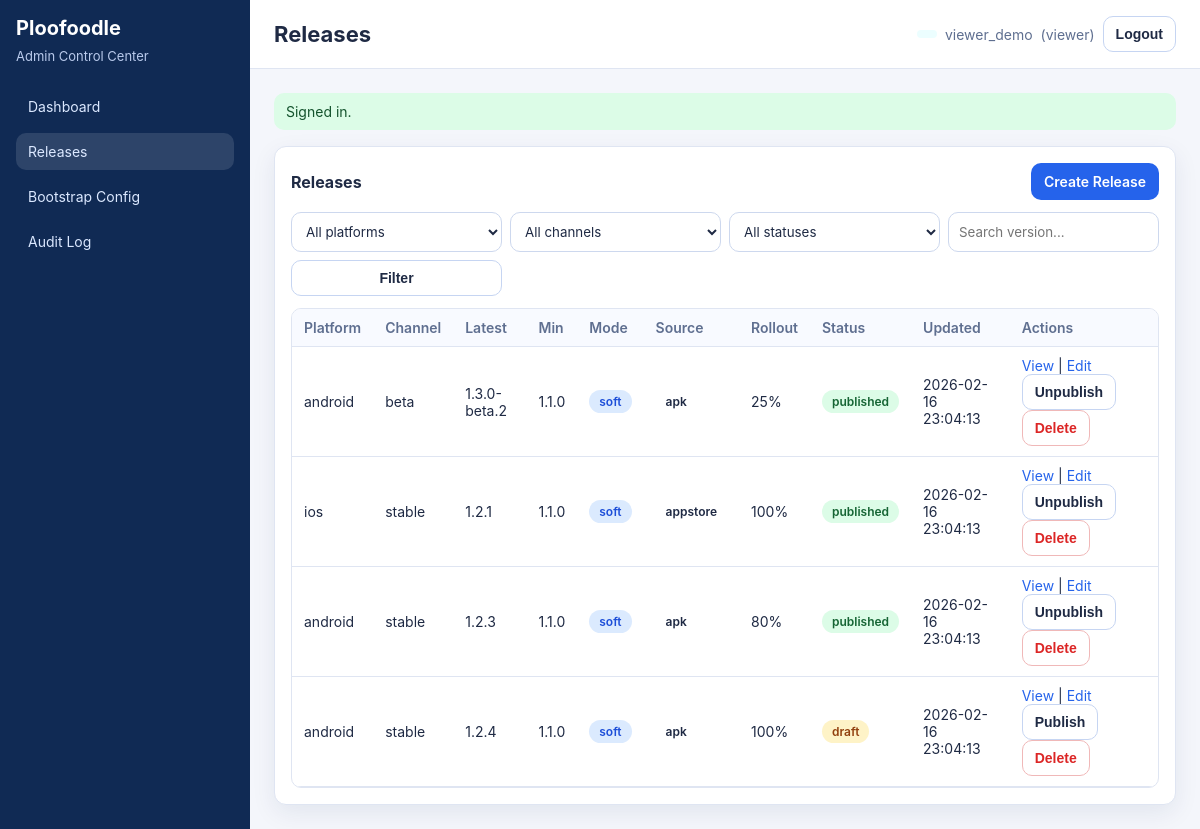
The page /index.php?_route=/admin/releases (signed in) on the database its author committed.
### tables this page shows
CREATE TABLE IF NOT EXISTS admin_update_manifest (
  id BIGINT UNSIGNED AUTO_INCREMENT PRIMARY KEY,
  platform VARCHAR(20) NOT NULL DEFAULT 'android',
  channel VARCHAR(30) NOT NULL DEFAULT 'stable',
  status ENUM('draft','published') NOT NULL DEFAULT 'draft',
  schema_version INT UNSIGNED NOT NULL DEFAULT 1,
  latest_version VARCHAR(32) NOT NULL,
  min_supported_version VARCHAR(32) NOT NULL,
  update_mode ENUM('soft','hard') NOT NULL DEFAULT 'soft',
  update_source ENUM('apk','play','appstore','web') NOT NULL DEFAULT 'apk',
  download_url VARCHAR(500) NOT NULL,
  distribution_url VARCHAR(500) NULL,
  release_notes_url VARCHAR(500) NULL,
  sha256 VARCHAR(128) NULL,
  rollout_percent TINYINT UNSIGNED NOT NULL DEFAULT 100,
  cache_ttl_seconds INT UNSIGNED NOT NULL DEFAULT 3600,
  etag VARCHAR(64) NOT NULL,
  updated_by BIGINT UNSIGNED NULL,
  published_at TIMESTAMP NULL DEFAULT NULL,
  created_at TIMESTAMP NOT NULL DEFAULT CURRENT_TIMESTAMP,
  updated_at TIMESTAMP NOT NULL DEFAULT CURRENT_TIMESTAMP ON UPDATE CURRENT_TIMESTAMP,
  KEY idx_aum_platform_channel_status (platform, channel, status),
  KEY idx_aum_updated_at (updated_at),
  UNIQUE KEY uq_aum_draft (platform, channel, status),
  CONSTRAINT fk_aum_updated_by FOREIGN KEY (updated_by) REFERENCES admin_users(id)
    ON DELETE SET NULL
);

### src/Controllers/BaseController.php (called while the page is built, shortened)
<?php
abstract class BaseController
{
    protected function render(string $viewFile, array $vars = []): void
    {
        $viewPath = PLOO_BASE_PATH . '/src/Views/' . $viewFile;
        extract($vars, EXTR_SKIP);
        require $viewPath;
    }
}

### src/Controllers/AdminReleaseController.php (called while the page is built, shortened)
<?php
final class AdminReleaseController extends BaseController
{
    public function index(): void
    {
        $user = (new RequireAdminAuth())->handle();
        $filters = [
            'platform' => (string)($this->request->query('platform', '') ?? ''),
            'channel' => (string)($this->request->query('channel', '') ?? ''),
            'status' => (string)($this->request->query('status', '') ?? ''),
            'q' => (string)($this->request->query('q', '') ?? ''),
        ];
        $rows = [];
        try {
            $rows = (new UpdateManifestRepository(Db::pdo()))->list($filters);
        } catch (\Throwable $e) {
            \ploo_flash('error', 'Release manifest table not available yet.');
        }
        $this->render('admin/releases/index.php', [
            'user' => $user,
            'flash' => \ploo_take_flash(),
            'csrfToken' => \ploo_csrf_token(),
            'rows' => $rows,
            'filters' => $filters,
            'allowedPlatforms' => ploo_config('app')['allowed_platforms'] ?? ['android'],
            'allowedChannels' => ploo_config('app')['allowed_channels'] ?? ['stable'],
        ]);
    }
}

### src/Core/Router.php (called while the page is built, shortened)
<?php
final class Router
{
    private array $routes = [];
    public function get(string $path, array $handler): void
    {
        $this->routes['GET'][$path] = $handler;
    }
    public function post(string $path, array $handler): void
    {
        $this->routes['POST'][$path] = $handler;
    }
    public function dispatch(): void
    {
        $request = new Request();
        $response = new Response();
        $method = $request->method();
        $path = rtrim($request->path(), '/') ?: '/';
        $handler = $this->routes[$method][$path] ?? null;
        try {
            [$class, $action] = $handler;
            $controller = new $class($request, $response);
            $controller->{$action}();
        } catch (\Throwable $e) {
            $response->json(['success' => false, 'error' => 'Internal server error'], 500);
        }
    }
}

### public/index.php (called while the page is built, shortened)
<?php
require_once __DIR__ . '/../src/bootstrap.php';
$router = new Router();
$router->get('/', [AdminDashboardController::class, 'index']);
$router->get('/admin', [AdminDashboardController::class, 'index']);
$router->get('/auth/login', [AuthController::class, 'showLogin']);
$router->post('/auth/login', [AuthController::class, 'login']);
$router->post('/auth/logout', [AuthController::class, 'logout']);
$router->get('/admin/config', [AdminConfigController::class, 'index']);
$router->post('/admin/config', [AdminConfigController::class, 'saveOrPublish']);
$router->post('/admin/config/save-draft', [AdminConfigController::class, 'saveDraft']);
$router->post('/admin/config/publish', [AdminConfigController::class, 'publish']);
$router->post('/admin/config/reset-draft', [AdminConfigController::class, 'resetDraft']);
$router->post('/admin/config/delete-draft', [AdminConfigController::class, 'deleteDraft']);
$router->get('/admin/releases', [AdminReleaseController::class, 'index']);
$router->post('/admin/releases', [AdminReleaseController::class, 'saveOrPublish']);
$router->get('/admin/releases/create', [AdminReleaseController::class, 'create']);
$router->get('/admin/releases/view', [AdminReleaseController::class, 'view']);
$router->get('/admin/releases/edit', [AdminReleaseController::class, 'edit']);
$router->post('/admin/releases/publish', [AdminReleaseController::class, 'publish']);
$router->post('/admin/releases/unpublish', [AdminReleaseController::class, 'unpublish']);
$router->post('/admin/releases/delete', [AdminReleaseController::class, 'delete']);
$router->get('/admin/audit', [AdminAuditController::class, 'index']);
$router->get('/admin/audit/view', [AdminAuditController::class, 'view']);
$router->get('/mobile/bootstrap', [MobileBootstrapController::class, 'show']);
$router->get('/mobile/update', [MobileUpdateController::class, 'show']);
$router->get('/health', [HealthController::class, 'show']);
$router->dispatch();

### src/bootstrap.php (called while the page is built, shortened)
<?php
spl_autoload_register(static function (string $class): void {
    $prefix = 'Ploofoodle\\';
    $relative = substr($class, strlen($prefix));
    $path = PLOO_BASE_PATH . '/src/' . str_replace('\\', '/', $relative) . '.php';
});
$GLOBALS['ploo_config'] = [
    'app' => require PLOO_BASE_PATH . '/config/app.php',
    'db' => require PLOO_BASE_PATH . '/config/db.php',
    'auth' => require PLOO_BASE_PATH . '/config/auth.php',
];
function ploo_config(string $group): array
{
    return $GLOBALS['ploo_config'][$group] ?? [];
}
function ploo_base_path(): string
{
    $configured = trim((string)(ploo_config('app')['base_path'] ?? ''));
    $scriptName = (string)($_SERVER['SCRIPT_NAME'] ?? '/index.php');
    $base = rtrim(str_replace('\\', '/', dirname($scriptName)), '/');
    return $base === '' ? '' : $base;
}
function ploo_route_url(string $route, array $query = []): string
{
    $query = array_merge(['_route' => $route], $query);
    return ploo_base_path() . '/index.php?' . http_build_query($query);
}

### src/Core/Db.php (called while the page is built, shortened)
<?php
final class Db
{
    private static array $config = [];
    private static ?PDO $pdo = null;
    public static function configure(array $config): void
    {
        self::$config = $config;
    }
    public static function pdo(): PDO
    {
        $host = self::$config['host'] ?? '127.0.0.1';
        $port = (int)(self::$config['port'] ?? 3306);
        $name = self::$config['name'] ?? 'up-skill';
        $user = self::$config['user'] ?? 'root';
        $pass = self::$config['pass'] ?? '';
        $charset = self::$config['charset'] ?? 'utf8mb4';
        $dsn = sprintf('mysql:host=%s;port=%d;dbname=%s;charset=%s', $host, $port, $name, $charset);
        self::$pdo = new PDO($dsn, $user, $pass, [
            PDO::ATTR_ERRMODE => PDO::ERRMODE_EXCEPTION,
            PDO::ATTR_DEFAULT_FETCH_MODE => PDO::FETCH_ASSOC,
            PDO::ATTR_EMULATE_PREPARES => false,
        ]);
        return self::$pdo;
    }
}

### src/Core/Request.php (called while the page is built, shortened)
<?php
final class Request
{
    public function query(string $key, ?string $default = null): ?string
    {
        $value = $_GET[$key] ?? null;
        if ($value === null || $value === '') {
            return $default;
        }
        return trim((string)$value);
    }
}

### src/Repositories/UpdateManifestRepository.php (called while the page is built, shortened)
<?php
final class UpdateManifestRepository
{
    public function list(array $filters = []): array
    {
        $sql = 'SELECT * FROM admin_update_manifest WHERE 1=1';
        $params = [];
        $sql .= ' ORDER BY updated_at DESC, id DESC';
        $stmt = $this->pdo->prepare($sql);
        $stmt->execute($params);
        $rows = $stmt->fetchAll();
        return is_array($rows) ? $rows : [];
    }
}

### src/Views/admin/releases/index.php (the view, shortened to what this page needs)
<?php
$rows = $rows ?? [];
$filters = $filters ?? ['platform' => '', 'channel' => '', 'status' => '', 'q' => ''];
?>
<section class="card">
  <div class="card-head">
    <h3>Releases</h3>
    <a class="btn primary" href="<?= htmlspecialchars(ploo_route_url('/admin/releases/create'), ENT_QUOTES, 'UTF-8') ?>">Create Release</a>
  </div>
  <form method="get" action="<?= htmlspecialchars(ploo_route_url('/admin/releases'), ENT_QUOTES, 'UTF-8') ?>" class="filters">
    <select name="platform">
      <option value="">All platforms</option>
    </select>
    <select name="channel">
      <option value="">All channels</option>
    </select>
    <select name="status">
      <option value="">All statuses</option>
    </select>
    <input type="text" name="q" value="<?= htmlspecialchars((string)($filters['q'] ?? ''), ENT_QUOTES, 'UTF-8') ?>" placeholder="Search version..." />
    <button class="btn secondary" type="submit">Filter</button>
  </form>
  <div class="table-wrap">
    <table>
      <thead>
        <tr>
          <th>Platform</th><th>Channel</th><th>Latest</th><th>Min</th><th>Mode</th><th>Source</th><th>Rollout</th><th>Status</th><th>Updated</th><th>Actions</th>
        </tr>
      </thead>
      <tbody>
      <?php if (empty($rows)): ?>
        <tr><td colspan="10" class="muted">No manifests found.</td></tr>
      <?php else: foreach ($rows as $r): ?>
        <tr>
          <td><?= htmlspecialchars((string)$r['platform'], ENT_QUOTES, 'UTF-8') ?></td>
          <td><?= htmlspecialchars((string)$r['channel'], ENT_QUOTES, 'UTF-8') ?></td>
          <td><?= htmlspecialchars((string)$r['latest_version'], ENT_QUOTES, 'UTF-8') ?></td>
          <td><?= htmlspecialchars((string)$r['min_supported_version'], ENT_QUOTES, 'UTF-8') ?></td>
          <td><span class="badge <?= htmlspecialchars((string)$r['update_mode'], ENT_QUOTES, 'UTF-8') ?>"><?= htmlspecialchars((string)$r['update_mode'], ENT_QUOTES, 'UTF-8') ?></span></td>
          <td><span class="badge info"><?= htmlspecialchars((string)($r['update_source'] ?? 'apk'), ENT_QUOTES, 'UTF-8') ?></span></td>
          <td><?= (int)$r['rollout_percent'] ?>%</td>
          <td><span class="badge <?= htmlspecialchars((string)$r['status'], ENT_QUOTES, 'UTF-8') ?>"><?= htmlspecialchars((string)$r['status'], ENT_QUOTES, 'UTF-8') ?></span></td>
          <td><?= htmlspecialchars((string)$r['updated_at'], ENT_QUOTES, 'UTF-8') ?></td>
          <td>
            <a href="<?= htmlspecialchars(ploo_route_url('/admin/releases/view', ['id' => (int)$r['id']]), ENT_QUOTES, 'UTF-8') ?>">View</a>
            |
            <a href="<?= htmlspecialchars(ploo_route_url('/admin/releases/edit', ['id' => (int)$r['id']]), ENT_QUOTES, 'UTF-8') ?>">Edit</a>
            <form method="post" action="<?= htmlspecialchars(ploo_route_url('/admin/releases/' . ($r['status'] === 'published' ? 'unpublish' : 'publish')), ENT_QUOTES, 'UTF-8') ?>" style="display:inline" onsubmit="return confirm('Apply action for this manifest?');">
              <button class="btn secondary" type="submit"><?= $r['status'] === 'published' ? 'Unpublish' : 'Publish' ?></button>
            </form>
            <form method="post" action="<?= htmlspecialchars(ploo_route_url('/admin/releases/delete'), ENT_QUOTES, 'UTF-8') ?>" style="display:inline" onsubmit="return confirm('Delete this manifest row?');">
              <button class="btn danger" type="submit">Delete</button>
            </form>
          </td>
        </tr>
      <?php endforeach; endif; ?>
      </tbody>
    </table>
  </div>
</section>
<?php
require PLOO_BASE_PATH . '/src/Views/layout.php';

### public/assets/admin.css (style rules this page uses)
:root { --bg: #f4f6fb; --surface: #ffffff; --surface-muted: #f8faff; --text: #1f2a44; --text-muted: #5f6f90; --primary: #2563eb; --primary-600: #1d4ed8; --danger: #dc2626; --warning: #d97706; --success: #16a34a; --border: #dfe5f2; --shadow: 0 8px 24px rgba(16, 42, 84, 0.08); --radius: 12px; --space-1: 4px; --space-2: 8px; --space-3: 12px; --space-4: 16px; --space-5: 24px; --space-6: 32px; --font: Inter, Segoe UI, Roboto, Arial, sans-serif; }
* { box-sizing: border-box; }
body { margin: 0; font-family: var(--font); background: var(--bg); color: var(--text); }
a { color: var(--primary); text-decoration: none; }
.card { background: var(--surface); border: 1px solid var(--border); border-radius: var(--radius); box-shadow: var(--shadow); padding: var(--space-4); }
.card-head { display: flex; justify-content: space-between; align-items: center; gap: var(--space-2); margin-bottom: var(--space-3); }
.card-head h3 { margin: 0; font-size: 16px; }
.table-wrap { overflow: auto; border: 1px solid var(--border); border-radius: 10px; }
table { width: 100%; border-collapse: collapse; font-size: 14px; }
th, td { padding: 10px 12px; border-bottom: 1px solid var(--border); text-align: left; }
th { background: var(--surface-muted); font-weight: 600; color: var(--text-muted); }
input, select, textarea { width: 100%; border: 1px solid #cdd8ee; border-radius: 10px; padding: 10px; background: #fff; color: var(--text); font-family: var(--font); }
.btn { border: 1px solid transparent; border-radius: 10px; padding: 9px 12px; cursor: pointer; font-weight: 600; font-size: 14px; background: var(--surface-muted); color: var(--text); }
.btn.primary { background: var(--primary); color: #fff; }
.btn.secondary { background: #fff; border-color: #c6d5f2; }
.btn.danger { background: #fff; border-color: #f0b8b8; color: var(--danger); }
.badge { display: inline-flex; align-items: center; border-radius: 999px; padding: 4px 10px; font-size: 12px; font-weight: 600; }
.badge.published { background: #dcfce7; color: #166534; }
.badge.draft { background: #fef3c7; color: #92400e; }
.badge.soft { background: #dbeafe; color: #1d4ed8; }
.filters { display: grid; grid-template-columns: repeat(4, minmax(160px, 1fr)); gap: var(--space-2); margin-bottom: var(--space-3); }

### rows shown on the page
admin_update_manifest: platform "android", channel "beta", latest_version "1.3.0-beta.2", min_supported_version "1.1.0", update_mode "soft", update_source "apk", rollout_percent "25", status "published", updated_at "2026-02-16 23:04:13", shows "Unpublish"
admin_update_manifest: platform "ios", channel "stable", latest_version "1.2.1", min_supported_version "1.1.0", update_mode "soft", update_source "appstore", rollout_percent "100", status "published", updated_at "2026-02-16 23:04:13", shows "Unpublish"
admin_update_manifest: platform "android", channel "stable", latest_version "1.2.3", min_supported_version "1.1.0", update_mode "soft", update_source "apk", rollout_percent "80", status "published", updated_at "2026-02-16 23:04:13", shows "Unpublish"
admin_update_manifest: platform "android", channel "stable", latest_version "1.2.4", min_supported_version "1.1.0", update_mode "soft", update_source "apk", rollout_percent "100", status "draft", updated_at "2026-02-16 23:04:13", shows "Publish"

### other values the page prints
$pageTitle "Releases"
$u['username'] "viewer_demo"
$u['role'] "viewer"
$flash['message'] "Signed in."
